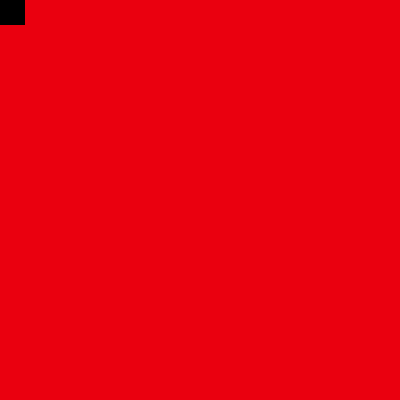
Frame 1 (no input)
Frame 60 (the mouse pressed at the canvas centre just before this capture): identical to frame 1, image omitted
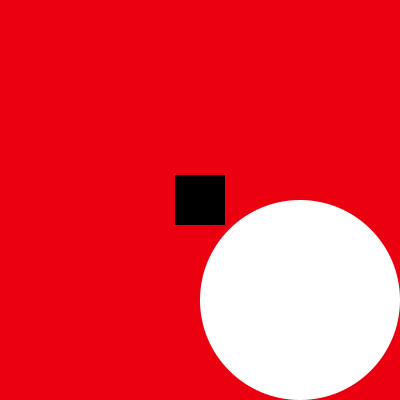
Frame 120 (the mouse held since frame 60 and released just before this capture)

The Processing sketch that drew these frames (run headless with seeded random() and noise(); from frame 60 on, the mouse is pressed at the canvas centre):

// Processing sketch: processing_124017
// ── processing_124017.pde


void setup(){
  size(400,400);
  background(234,0,15);
}

void draw(){
  background(234,0,15);
ellipseMode(CENTER);
rectMode(CENTER);
noStroke();
fill(0);
rect(mouseX,mouseY,50,50);
fill(255);
ellipse(300,300, mouseX, mouseY);

}
